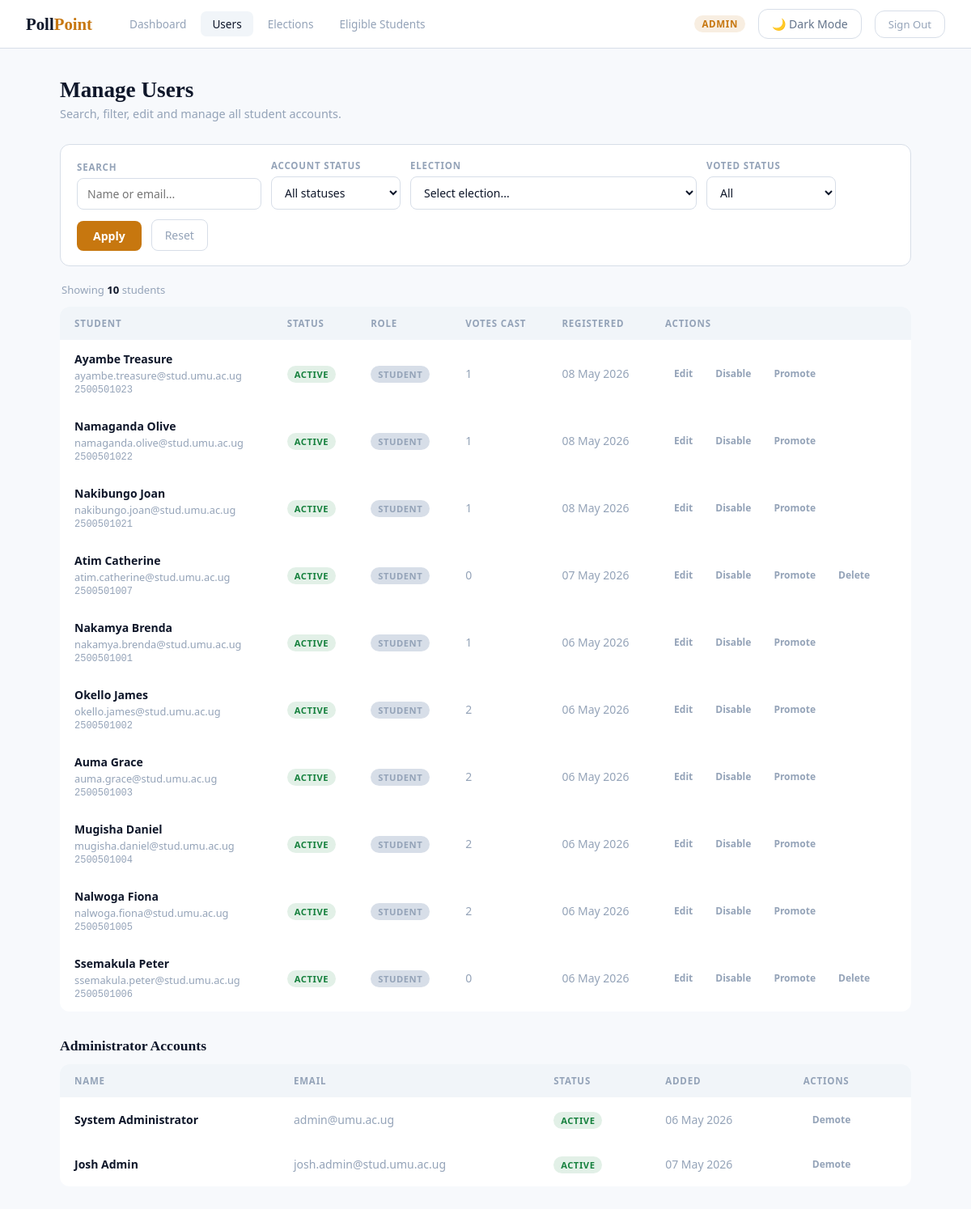
/admin_users.php (signed in), run on the app's committed database.
### tables this page shows
CREATE TABLE `users` (
  `id` int UNSIGNED NOT NULL,
  `student_number` varchar(20) NOT NULL,
  `full_name` varchar(100) NOT NULL,
  `email` varchar(150) NOT NULL,
  `password_hash` varchar(255) NOT NULL,
  `role` enum('student','admin') NOT NULL DEFAULT 'student',
  `is_active` tinyint(1) NOT NULL DEFAULT '1',
  `registered_at` datetime NOT NULL DEFAULT CURRENT_TIMESTAMP
);

### admin_users.php (the view, shortened to what this page needs)
<?php
require_once 'db.php';
$current_admin_id = $_SESSION['user_id'];
$search          = trim($_GET['search']          ?? '');
$where_parts  = ["u.role = 'student'"];
$join_votes = '';
$where_sql = "WHERE " . implode(" AND ", $where_parts);
$sql = "SELECT
            u.id,
            u.student_number,
            u.full_name,
            u.email,
            u.role,
            u.is_active,
            u.registered_at,
            (SELECT COUNT(*) FROM votes vv WHERE vv.student_id = u.id) AS total_votes_cast
        FROM users u
        {$join_votes}
        {$where_sql}
        ORDER BY u.registered_at DESC";
$stmt = mysqli_prepare($conn, $sql);
mysqli_stmt_execute($stmt);
$result = mysqli_stmt_get_result($stmt);
$users  = [];
while ($row = mysqli_fetch_assoc($result)) {
    $users[] = $row;
}
$r      = mysqli_query($conn, "SELECT id, full_name, email, is_active, registered_at FROM users WHERE role = 'admin' ORDER BY registered_at ASC");
$admins = [];
while ($row = mysqli_fetch_assoc($r)) {
    $admins[] = $row;
}
?>
<!DOCTYPE html>
<html lang="en">
<head>
    <link rel="stylesheet" href="styles.css">
</head>
<body>
<nav class="topbar">
    <div class="topbar-left">
        <div class="topbar-logo">Poll<span>Point</span></div>
        <div class="topbar-nav">
            <a href="admin_dashboard.php">Dashboard</a>
            <a href="admin_users.php" class="active">Users</a>
            <a href="admin_elections.php">Elections</a>
            <a href="admin_eligible.php">Eligible Students</a>
        </div>
    </div>
    <div class="topbar-right">
        <span class="admin-badge">Admin</span>
        <button id="theme-toggle-btn" class="theme-toggle-btn" onclick="toggleTheme()">🌙 Dark Mode</button>
        <a href="logout.php" class="btn-logout">Sign Out</a>
    </div>
</nav>
<main class="main">
    <div class="page-header">
        <div>
            <h1>Manage Users</h1>
            <p>Search, filter, edit and manage all student accounts.</p>
        </div>
    </div>
    <form method="GET" action="admin_users.php">
        <div class="filter-bar">
            <div class="filter-group">
                <label>Search</label>
                <input type="text" name="search"
                    placeholder="Name or email..."
                    value="<?php echo htmlspecialchars($search); ?>">
            </div>
            <div class="filter-group">
                <label>Account Status</label>
                <select name="status_filter">
                    <option value="">All statuses</option>
                </select>
            </div>
            <div class="filter-group">
                <label>Election</label>
                <select name="election_filter">
                    <option value="0">Select election...</option>
                </select>
            </div>
            <div class="filter-group">
                <label>Voted Status</label>
                <select name="voted_filter">
                    <option value="">All</option>
                </select>
            </div>
            <button type="submit" class="btn-filter">Apply</button>
            <a href="admin_users.php" class="btn-reset">Reset</a>
        </div>
    </form>
    <div class="results-count">
        Showing <strong><?php echo count($users); ?></strong> student<?php echo count($users) !== 1 ? 's' : ''; ?>
    </div>
    <div class="table-wrap">
        <table>
            <thead>
                <tr>
                    <th>Student</th>
                    <th>Status</th>
                    <th>Role</th>
                    <th>Votes Cast</th>
                    <th>Registered</th>
                    <th>Actions</th>
                </tr>
            </thead>
            <tbody>
            <?php if (empty($users)): ?>
                <tr class="empty-row">
                    <td colspan="6">No students found matching your filters.</td>
                </tr>
            <?php else: ?>
                <?php foreach ($users as $u): ?>
                <tr>
                    <td>
                        <div class="student-name"><?php echo htmlspecialchars($u['full_name']); ?></div>
                        <div class="student-email"><?php echo htmlspecialchars($u['email']); ?></div>
                        <div class="student-num"><?php echo htmlspecialchars($u['student_number']); ?></div>
                    </td>
                    <td>
                        <span class="pill <?php echo $u['is_active'] ? 'pill-active' : 'pill-disabled'; ?>">
                            <?php echo $u['is_active'] ? 'Active' : 'Disabled'; ?>
                        </span>
                    </td>
                    <td>
                        <span class="pill <?php echo $u['role'] === 'admin' ? 'pill-admin' : 'pill-student'; ?>">
                            <?php echo ucfirst($u['role']); ?>
                        </span>
                    </td>
                    <td style="color:var(--text-muted)">
                        <?php echo $u['total_votes_cast']; ?>
                    </td>
                    <td style="color:var(--text-muted);white-space:nowrap">
                        <?php echo date('d M Y', strtotime($u['registered_at'])); ?>
                    </td>
                    <td>
                        <div class="action-btns">
                            <button type="button" class="btn-action edit"
                                onclick="openEditModal(
                                    <?php echo $u['id']; ?>,
                                    '<?php echo addslashes(htmlspecialchars($u['full_name'])); ?>',
                                    '<?php echo addslashes(htmlspecialchars($u['email'])); ?>'
                                )">
                                Edit
                            </button>
                            <form method="POST" style="display:inline">
                                <button type="submit" class="btn-action <?php echo $u['is_active'] ? 'danger' : ''; ?>">
                                    <?php echo $u['is_active'] ? 'Disable' : 'Enable'; ?>
                                </button>
                            </form>
                            <?php if ($u['id'] !== $current_admin_id): ?>
                            <form method="POST" style="display:inline">
                                <button type="submit" class="btn-action promote"
                                    onclick="return confirm('<?php echo $u['role'] === 'admin' ? 'Demote this user to student?' : 'Promote this user to admin?'; ?>')">
                                    <?php echo $u['role'] === 'admin' ? 'Demote' : 'Promote'; ?>
                                </button>
                            </form>
                            <?php endif; ?>
                            <?php if ($u['total_votes_cast'] == 0 && $u['id'] !== $current_admin_id): ?>
                            <form method="POST" style="display:inline">
                                <button type="submit" class="btn-action danger"
                                    onclick="return confirm('Delete this account permanently?')">
                                    Delete
                                </button>
                            </form>
                            <?php endif; ?>
                        </div>
                    </td>
                </tr>
                <?php endforeach; ?>
            <?php endif; ?>
            </tbody>
        </table>
    </div>
    <h2 class="section-heading">Administrator Accounts</h2>
    <div class="table-wrap">
        <table>
            <thead>
                <tr>
                    <th>Name</th>
                    <th>Email</th>
                    <th>Status</th>
                    <th>Added</th>
                    <th>Actions</th>
                </tr>
            </thead>
            <tbody>
            <?php foreach ($admins as $a): ?>
            <tr>
                <td>
                    <div class="student-name">
                        <?php echo htmlspecialchars($a['full_name']); ?>
                    </div>
                </td>
                <td style="color:var(--text-muted)"><?php echo htmlspecialchars($a['email']); ?></td>
                <td>
                    <span class="pill <?php echo $a['is_active'] ? 'pill-active' : 'pill-disabled'; ?>">
                        <?php echo $a['is_active'] ? 'Active' : 'Disabled'; ?>
                    </span>
                </td>
                <td style="color:var(--text-muted)">
                    <?php echo date('d M Y', strtotime($a['registered_at'])); ?>
                </td>
                <td>
                    <div class="action-btns">
                        <?php if ($a['id'] !== $current_admin_id): ?>
                        <form method="POST" style="display:inline">
                            <button type="submit" class="btn-action promote"
                                onclick="return confirm('Demote this admin to student?')">
                                Demote
                            </button>
                        </form>
                        <?php endif; ?>
                    </div>
                </td>
            </tr>
            <?php endforeach; ?>
            </tbody>
        </table>
    </div>
</main>
</body>
</html>

### styles.css (style rules this page uses)
:root { color-scheme: light; --font-sans: system-ui, -apple-system, BlinkMacSystemFont, "Segoe UI", Roboto, Arial, sans-serif; --font-serif: Georgia, "Times New Roman", Times, serif; --space-1: 4px; --space-2: 8px; --space-3: 12px; --space-4: 16px; --space-5: 20px; --space-6: 24px; --space-8: 32px; --space-10: 40px; --radius-sm: 8px; --radius-md: 12px; --radius-lg: 16px; --radius-xl: 20px; --bg-page: #f7f9fc; --bg-surface: #ffffff; --bg-surface-2: #f1f5f9; --bg-surface-3: #eaf0f7; --bg-overlay: rgba(15, 23, 42, 0.55); --text-primary: #0f172a; --text-secondary: #64748b; --text-muted: #94a3b8; --text-inverse: #ffffff; --border-subtle: #d7dee8; --border-strong: #b8c3d3; --shadow-sm: 0 1px 2px rgba(15, 23, 42, 0.06); --shadow-md: 0 10px 30px rgba(15, 23, 42, 0.10); --shadow-lg: 0 18px 45px rgba(15, 23, 42, 0.14); --accent: #c7770f; --accent-hover: #a9640b; --accent-soft: rgba(199, 119, 15, 0.12); --success: #15803d; --success-soft: rgba(21, 128, 61, 0.12); --warning: #b45309; --warning-soft: rgba(180, 83, 9, 0.12); --danger: #dc2626; --danger-soft: rgba(220, 38, 38, 0.12); --info: #2563eb; --info-soft: rgba(37, 99, 235, 0.12); --focus-ring: 0 0 0 3px rgba(199, 119, 15, 0.22); --transition-fast: 120ms ease; --transition-base: 180ms ease; --transition-slow: 260ms ease; --page-background: var(--bg-page); --surface: var(--bg-surface); --surface-elevated: var(--bg-surface-2); --surface-raised: var(--bg-surface-3); --card-background: var(--bg-surface); --card-border: var(--border-subtle); --header-background: var(--bg-surface); --input-background: var(--bg-surface); --input-border: var(--border-subtle); --input-text: var(--text-primary); --input-placeholder: var(--text-muted); --button-primary-bg: var(--accent); --button-primary-text: var(--text-inverse); --button-primary-hover: var(--accent-hover); --button-secondary-bg: var(--bg-surface-2); --button-secondary-text: var(--text-primary); --button-secondary-border: var(--border-subtle); --table-header-bg: var(--bg-surface-2); --table-row-hover: var(--bg-surface-2); --modal-backdrop: var(--bg-overlay); }
html { background: var(--page-background); }
body { background: var(--page-background); color: var(--text-primary); font-family: var(--font-sans); transition: background-color var(--transition-base), color var(--transition-base); }
button, input, select, textarea { font: inherit; }
.theme-toggle-btn { display: inline-flex; align-items: center; gap: var(--space-2); padding: var(--space-2) var(--space-4); background: transparent; border: 1px solid var(--border-subtle); border-radius: var(--radius-md); color: var(--text-secondary); font-family: var(--font-sans); font-size: 0.875rem; cursor: pointer; transition: border-color var(--transition-base), color var(--transition-base), background-color var(--transition-base); white-space: nowrap; }

### data on the page
users: full_name "Ayambe Treasure", email "ayambe.treasure@stud.umu.ac.ug", student_number "2500501023", is_active "ACTIVE", role "STUDENT", total_votes_cast "1", registered_at "08 May 2026", shows "Promote"
users: full_name "Namaganda Olive", email "namaganda.olive@stud.umu.ac.ug", student_number "2500501022", is_active "ACTIVE", role "STUDENT", total_votes_cast "1", registered_at "08 May 2026", shows "Promote"
users: full_name "Nakibungo Joan", email "nakibungo.joan@stud.umu.ac.ug", student_number "2500501021", is_active "ACTIVE", role "STUDENT", total_votes_cast "1", registered_at "08 May 2026", shows "Promote"
users: full_name "Atim Catherine", email "atim.catherine@stud.umu.ac.ug", student_number "2500501007", is_active "ACTIVE", role "STUDENT", total_votes_cast "0", registered_at "07 May 2026", shows "Promote"
users: full_name "Nakamya Brenda", email "nakamya.brenda@stud.umu.ac.ug", student_number "2500501001", is_active "ACTIVE", role "STUDENT", total_votes_cast "1", registered_at "06 May 2026", shows "Promote"
users: full_name "Okello James", email "okello.james@stud.umu.ac.ug", student_number "2500501002", is_active "ACTIVE", role "STUDENT", total_votes_cast "2", registered_at "06 May 2026", shows "Promote"
users: full_name "Auma Grace", email "auma.grace@stud.umu.ac.ug", student_number "2500501003", is_active "ACTIVE", role "STUDENT", total_votes_cast "2", registered_at "06 May 2026", shows "Promote"
users: full_name "Mugisha Daniel", email "mugisha.daniel@stud.umu.ac.ug", student_number "2500501004", is_active "ACTIVE", role "STUDENT", total_votes_cast "2", registered_at "06 May 2026", shows "Promote"
users: full_name "Nalwoga Fiona", email "nalwoga.fiona@stud.umu.ac.ug", student_number "2500501005", is_active "ACTIVE", role "STUDENT", total_votes_cast "2", registered_at "06 May 2026", shows "Promote"
users: full_name "Ssemakula Peter", email "ssemakula.peter@stud.umu.ac.ug", student_number "2500501006", is_active "ACTIVE", role "STUDENT", total_votes_cast "0", registered_at "06 May 2026", shows "Promote"
users: full_name "System Administrator", email "admin@umu.ac.ug", is_active "ACTIVE", registered_at "06 May 2026"
users: full_name "Josh Admin", email "josh.admin@stud.umu.ac.ug", is_active "ACTIVE", registered_at "07 May 2026"

### other printed values
count($users) "10"
